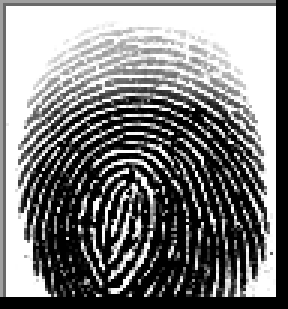
#> input picture ai_identification_model/fingerprint-treatement/data/images/1__M_Left_index_finger.BMP, 96 x 103 px (shown 3 times larger); its folder holds only this picture in this run
$ python extractor.py
#> lines starting #> are read from the running program, lines starting #| are printed output that depends on the picture
import cv2
import numpy as np
import pandas as pd
from pathlib import Path
from typing import List, Dict, Optional

# --- Configuration ---
BASE_DIR = Path(__file__).resolve().parent.parent.parent
DATA_DIR = BASE_DIR / 'data' / 'images'
OUTPUT_DIR = BASE_DIR / 'data'
MODEL_DIR = BASE_DIR / 'models'

# Ensure directories exist
for folder in [DATA_DIR, OUTPUT_DIR, MODEL_DIR]:
    folder.mkdir(parents=True, exist_ok=True)

def get_files_from_directory(directory: Path, extensions: List[str]) -> List[Path]:
    """Retrieves all files with specified extensions from a directory."""
    files = []
    if not directory.exists():
        return []
    for ext in extensions:
        files.extend(directory.glob(f'*{ext}'))
        files.extend(directory.glob(f'*{ext.upper()}'))
    return sorted(files)

def safe_process(func, *args, **kwargs):
    """Safely executes a function and handles exceptions."""
    try:
        return func(*args, **kwargs)
#> in extract_features, image is the input picture: shape (103, 96, 4); mean B, G, R, A 125.1, 125.1, 125.1, 234.9
    except Exception as e:
        print(f"Error processing: {e}")
        return None

class FingerprintFeatureExtractor:
    """
    Extracteur de caractéristiques d'empreintes digitales.
    """

    def __init__(self):
        # Initialize HOG descriptor
        # WinSize: (64, 128) - standard for HOG
        # BlockSize: (16, 16)
        # BlockStride: (8, 8)
        # CellSize: (8, 8)
        # NBins: 9
        self.win_size = (64, 128)
        self.hog = cv2.HOGDescriptor(
            self.win_size,
            (16, 16),
            (8, 8),
            (8, 8),
            9
        )

    def preprocess_fingerprint(self, image: np.ndarray) -> np.ndarray:
        # Convert to grayscale if needed
        if len(image.shape) == 3:
            gray = cv2.cvtColor(image, cv2.COLOR_BGR2GRAY)
        else:
            gray = image

        # Ensure uint8 type
        gray = gray.astype(np.uint8)

        # Resize to fixed size for HOG
        resized = cv2.resize(gray, self.win_size)

        # Histogram equalization
        equalized = cv2.equalizeHist(resized)

        return equalized

    def augment_image(self, image: np.ndarray) -> List[np.ndarray]:
        """Generate augmented versions of the image."""
        augmented = [image]

        rows, cols = image.shape
#> rows = 103; cols = 96

        # 1. Rotations
        for angle in [-15, -10, -5, 5, 10, 15]:
            M = cv2.getRotationMatrix2D((cols/2, rows/2), angle, 1)
            dst = cv2.warpAffine(image, M, (cols, rows), borderMode=cv2.BORDER_REPLICATE)
            augmented.append(dst)
#> this loop made 6 passes
#> pass 1, in augment_image, `dst = cv2.warpAffine(image, M, (cols, rows), borderMode=cv2.BORDER_REP..`:
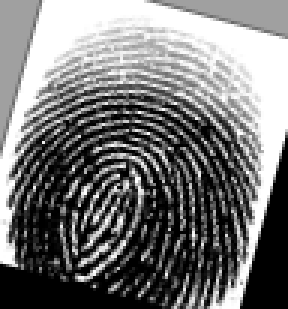
#> dst: shape (103, 96) (shown 3 times larger); min 0, max 255, mean 119.1
#> pass 3, in augment_image, `dst = cv2.warpAffine(image, M, (cols, rows), borderMode=cv2.BORDER_REP..`:
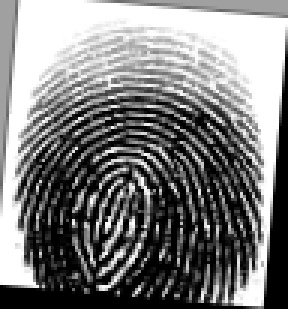
#> dst: shape (103, 96) (shown 3 times larger); min 0, max 255, mean 125.3
#> after the loop, augmented = 7 items

        # 2. Noise injection (for original and some rotations)
        noisy_images = []
        for img in augmented[:3]: # Apply to original and first 2 rotations
            noise = np.random.normal(0, 10, img.shape).astype(np.uint8)
            noisy_img = cv2.add(img, noise)
            noisy_images.append(noisy_img)
#> this loop made 3 passes
#> pass 3, in augment_image, `noisy_img = cv2.add(img, noise)`:
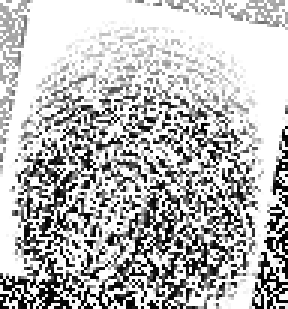
#> noisy_img: shape (103, 96) (shown 3 times larger); min 0, max 255, mean 186.1
#> after the loop, noisy_images = 3 items

        augmented.extend(noisy_images)

        return augmented

    def extract_features(self, image_path: Path) -> List[dict]:
        # Read image
        image = cv2.imread(str(image_path), cv2.IMREAD_UNCHANGED)
        if image is None:
            raise ValueError(f"Cannot read image: {image_path}")

        # Preprocess original to get base for augmentation
        # Note: preprocess_fingerprint does resizing, so we should augment AFTER resize
        # or BEFORE. Let's do it BEFORE to simulate real variations, but we need grayscale first.

        if len(image.shape) == 3:
            gray = cv2.cvtColor(image, cv2.COLOR_BGR2GRAY)
        else:
            gray = image

        gray = gray.astype(np.uint8)

        # Generate augmented images
        images_to_process = self.augment_image(gray)
#> images_to_process = 10 items

        all_features = []

        for idx, img in enumerate(images_to_process):
            # Resize and Equalize (part of preprocess)
            resized = cv2.resize(img, self.win_size)
            processed = cv2.equalizeHist(resized)

            # Compute HOG
            hog_feats = self.hog.compute(processed)

            if hog_feats is None:
                continue

            hog_feats = hog_feats.flatten()

            # Create feature dict
            # For augmented images, we keep the same filename so they share the label
            # The label extraction logic relies on the filename
            features = {'filename': image_path.name}

            for i, val in enumerate(hog_feats):
                features[f'f{i}'] = val

            all_features.append(features)
#> this loop made 10 passes
#> pass 1, in extract_features, `processed = cv2.equalizeHist(resized)`:
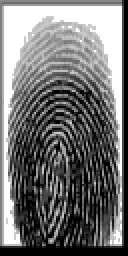
#> processed: shape (128, 64) (shown 2 times larger); min 0, max 255, mean 116.1
#> pass 2, in extract_features, `processed = cv2.equalizeHist(resized)`:
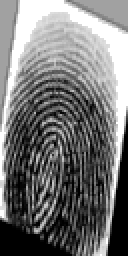
#> processed: shape (128, 64) (shown 2 times larger); min 0, max 255, mean 118.5
#> after the loop:
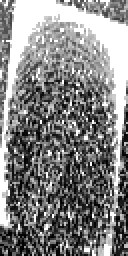
#> processed: shape (128, 64) (shown 2 times larger); min 0, max 255, mean 132.6
#> after the loop:
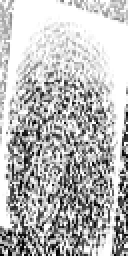
#> resized: shape (128, 64) (shown 2 times larger); min 0, max 255, mean 185.8
#> after the loop, all_features = 10 items

        return all_features


from joblib import Parallel, delayed
import multiprocessing

def process_fingerprints(input_dir: Path, output_path: Path):
    """
    Traite toutes les empreintes du dossier et exporte les features en CSV.
    """
    print("\n" + "="*60)
    print("TRAITEMENT DES EMPREINTES DIGITALES (AVEC AUGMENTATION)")
    print("="*60)

    extractor = FingerprintFeatureExtractor()
    image_extensions = ['.jpg', '.jpeg', '.png', '.bmp', '.tif']
    image_files = get_files_from_directory(input_dir, image_extensions)

    print(f"Nombre d'images trouvées: {len(image_files)}")

    num_cores = multiprocessing.cpu_count()
    print(f"Utilisation de {num_cores} coeurs pour le traitement parallèle...")

    # Define a helper function for parallel execution
    def process_single_image(img_path):
        # Initialize extractor inside the worker to avoid pickling issues
        local_extractor = FingerprintFeatureExtractor()
        return safe_process(local_extractor.extract_features, img_path)

    # Run in parallel
    results = Parallel()(
        delayed(process_single_image)(img_path)
        for img_path in image_files
    )
#> results = 1 item

    # Flatten results
    all_features = []
    for res in results:
        if res:
            all_features.extend(res)
#> this loop made 1 pass
#> after the loop, all_features = 10 items

    print(f"\nTraitement terminé. {len(all_features)} échantillons générés.")
#| Traitement terminé. 10 échantillons générés.

    if all_features:
        df = pd.DataFrame(all_features)
#> df = table of 10 rows and 3781 columns
        df.to_csv(output_path, index=False)
        print(f"\n✓ Export réussi: {output_path}")
        print(f"  Shape: {df.shape}")
#|   Shape: (10, 3781)
        print(f"  Colonnes: {list(df.columns)}")
#> (printed output is left out)
    else:
        print("\n⚠ Aucune caractéristique extraite")


def main():
    """Main extraction pipeline."""
    input_dir = DATA_DIR
    output_path = OUTPUT_DIR / 'features.csv'

    print(f"Input Directory: {input_dir}")
    print(f"Output File: {output_path}")

    try:
        process_fingerprints(input_dir, output_path)
    except Exception as e:
        print(f"Error: {e}")


if __name__ == "__main__":
    main()
